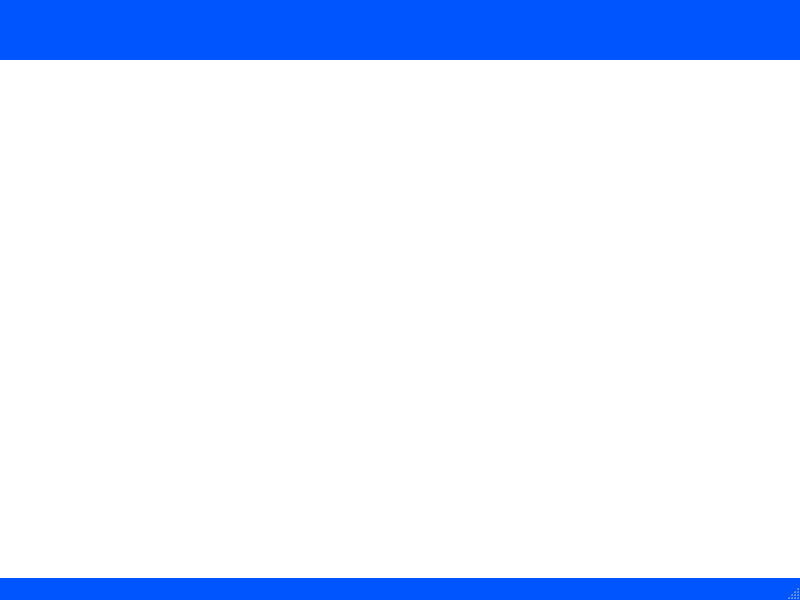
<?xml version="1.0" encoding="UTF-8"?>
<ui version="4.0">
 <class>QA_Lab_menu</class>
 <widget class="QMainWindow" name="QA_Lab_menu">
  <property name="geometry">
   <rect>
    <x>0</x>
    <y>0</y>
    <width>800</width>
    <height>600</height>
   </rect>
  </property>
  <property name="palette">
   <palette>
    <active>
     <colorrole role="WindowText">
      <brush brushstyle="SolidPattern">
       <color alpha="255">
        <red>0</red>
        <green>0</green>
        <blue>0</blue>
       </color>
      </brush>
     </colorrole>
     <colorrole role="Button">
      <brush brushstyle="SolidPattern">
       <color alpha="255">
        <red>0</red>
        <green>85</green>
        <blue>255</blue>
       </color>
      </brush>
     </colorrole>
     <colorrole role="Light">
      <brush brushstyle="SolidPattern">
       <color alpha="255">
        <red>127</red>
        <green>170</green>
        <blue>255</blue>
       </color>
      </brush>
     </colorrole>
     <colorrole role="Midlight">
      <brush brushstyle="SolidPattern">
       <color alpha="255">
        <red>63</red>
        <green>127</green>
        <blue>255</blue>
       </color>
      </brush>
     </colorrole>
     <colorrole role="Dark">
      <brush brushstyle="SolidPattern">
       <color alpha="255">
        <red>0</red>
        <green>42</green>
        <blue>127</blue>
       </color>
      </brush>
     </colorrole>
     <colorrole role="Mid">
      <brush brushstyle="SolidPattern">
       <color alpha="255">
        <red>0</red>
        <green>56</green>
        <blue>170</blue>
       </color>
      </brush>
     </colorrole>
     <colorrole role="Text">
      <brush brushstyle="SolidPattern">
       <color alpha="255">
        <red>0</red>
        <green>0</green>
        <blue>0</blue>
       </color>
      </brush>
     </colorrole>
     <colorrole role="BrightText">
      <brush brushstyle="SolidPattern">
       <color alpha="255">
        <red>255</red>
        <green>255</green>
        <blue>255</blue>
       </color>
      </brush>
     </colorrole>
     <colorrole role="ButtonText">
      <brush brushstyle="SolidPattern">
       <color alpha="255">
        <red>0</red>
        <green>0</green>
        <blue>0</blue>
       </color>
      </brush>
     </colorrole>
     <colorrole role="Base">
      <brush brushstyle="SolidPattern">
       <color alpha="255">
        <red>255</red>
        <green>255</green>
        <blue>255</blue>
       </color>
      </brush>
     </colorrole>
     <colorrole role="Window">
      <brush brushstyle="SolidPattern">
       <color alpha="255">
        <red>0</red>
        <green>85</green>
        <blue>255</blue>
       </color>
      </brush>
     </colorrole>
     <colorrole role="Shadow">
      <brush brushstyle="SolidPattern">
       <color alpha="255">
        <red>0</red>
        <green>0</green>
        <blue>0</blue>
       </color>
      </brush>
     </colorrole>
     <colorrole role="AlternateBase">
      <brush brushstyle="SolidPattern">
       <color alpha="255">
        <red>127</red>
        <green>170</green>
        <blue>255</blue>
       </color>
      </brush>
     </colorrole>
     <colorrole role="ToolTipBase">
      <brush brushstyle="SolidPattern">
       <color alpha="255">
        <red>255</red>
        <green>255</green>
        <blue>220</blue>
       </color>
      </brush>
     </colorrole>
     <colorrole role="ToolTipText">
      <brush brushstyle="SolidPattern">
       <color alpha="255">
        <red>0</red>
        <green>0</green>
        <blue>0</blue>
       </color>
      </brush>
     </colorrole>
    </active>
    <inactive>
     <colorrole role="WindowText">
      <brush brushstyle="SolidPattern">
       <color alpha="255">
        <red>0</red>
        <green>0</green>
        <blue>0</blue>
       </color>
      </brush>
     </colorrole>
     <colorrole role="Button">
      <brush brushstyle="SolidPattern">
       <color alpha="255">
        <red>0</red>
        <green>85</green>
        <blue>255</blue>
       </color>
      </brush>
     </colorrole>
     <colorrole role="Light">
      <brush brushstyle="SolidPattern">
       <color alpha="255">
        <red>127</red>
        <green>170</green>
        <blue>255</blue>
       </color>
      </brush>
     </colorrole>
     <colorrole role="Midlight">
      <brush brushstyle="SolidPattern">
       <color alpha="255">
        <red>63</red>
        <green>127</green>
        <blue>255</blue>
       </color>
      </brush>
     </colorrole>
     <colorrole role="Dark">
      <brush brushstyle="SolidPattern">
       <color alpha="255">
        <red>0</red>
        <green>42</green>
        <blue>127</blue>
       </color>
      </brush>
     </colorrole>
     <colorrole role="Mid">
      <brush brushstyle="SolidPattern">
       <color alpha="255">
        <red>0</red>
        <green>56</green>
        <blue>170</blue>
       </color>
      </brush>
     </colorrole>
     <colorrole role="Text">
      <brush brushstyle="SolidPattern">
       <color alpha="255">
        <red>0</red>
        <green>0</green>
        <blue>0</blue>
       </color>
      </brush>
     </colorrole>
     <colorrole role="BrightText">
      <brush brushstyle="SolidPattern">
       <color alpha="255">
        <red>255</red>
        <green>255</green>
        <blue>255</blue>
       </color>
      </brush>
     </colorrole>
     <colorrole role="ButtonText">
      <brush brushstyle="SolidPattern">
       <color alpha="255">
        <red>0</red>
        <green>0</green>
        <blue>0</blue>
       </color>
      </brush>
     </colorrole>
     <colorrole role="Base">
      <brush brushstyle="SolidPattern">
       <color alpha="255">
        <red>255</red>
        <green>255</green>
        <blue>255</blue>
       </color>
      </brush>
     </colorrole>
     <colorrole role="Window">
      <brush brushstyle="SolidPattern">
       <color alpha="255">
        <red>0</red>
        <green>85</green>
        <blue>255</blue>
       </color>
      </brush>
     </colorrole>
     <colorrole role="Shadow">
      <brush brushstyle="SolidPattern">
       <color alpha="255">
        <red>0</red>
        <green>0</green>
        <blue>0</blue>
       </color>
      </brush>
     </colorrole>
     <colorrole role="AlternateBase">
      <brush brushstyle="SolidPattern">
       <color alpha="255">
        <red>127</red>
        <green>170</green>
        <blue>255</blue>
       </color>
      </brush>
     </colorrole>
     <colorrole role="ToolTipBase">
      <brush brushstyle="SolidPattern">
       <color alpha="255">
        <red>255</red>
        <green>255</green>
        <blue>220</blue>
       </color>
      </brush>
     </colorrole>
     <colorrole role="ToolTipText">
      <brush brushstyle="SolidPattern">
       <color alpha="255">
        <red>0</red>
        <green>0</green>
        <blue>0</blue>
       </color>
      </brush>
     </colorrole>
    </inactive>
    <disabled>
     <colorrole role="WindowText">
      <brush brushstyle="SolidPattern">
       <color alpha="255">
        <red>0</red>
        <green>42</green>
        <blue>127</blue>
       </color>
      </brush>
     </colorrole>
     <colorrole role="Button">
      <brush brushstyle="SolidPattern">
       <color alpha="255">
        <red>0</red>
        <green>85</green>
        <blue>255</blue>
       </color>
      </brush>
     </colorrole>
     <colorrole role="Light">
      <brush brushstyle="SolidPattern">
       <color alpha="255">
        <red>127</red>
        <green>170</green>
        <blue>255</blue>
       </color>
      </brush>
     </colorrole>
     <colorrole role="Midlight">
      <brush brushstyle="SolidPattern">
       <color alpha="255">
        <red>63</red>
        <green>127</green>
        <blue>255</blue>
       </color>
      </brush>
     </colorrole>
     <colorrole role="Dark">
      <brush brushstyle="SolidPattern">
       <color alpha="255">
        <red>0</red>
        <green>42</green>
        <blue>127</blue>
       </color>
      </brush>
     </colorrole>
     <colorrole role="Mid">
      <brush brushstyle="SolidPattern">
       <color alpha="255">
        <red>0</red>
        <green>56</green>
        <blue>170</blue>
       </color>
      </brush>
     </colorrole>
     <colorrole role="Text">
      <brush brushstyle="SolidPattern">
       <color alpha="255">
        <red>0</red>
        <green>42</green>
        <blue>127</blue>
       </color>
      </brush>
     </colorrole>
     <colorrole role="BrightText">
      <brush brushstyle="SolidPattern">
       <color alpha="255">
        <red>255</red>
        <green>255</green>
        <blue>255</blue>
       </color>
      </brush>
     </colorrole>
     <colorrole role="ButtonText">
      <brush brushstyle="SolidPattern">
       <color alpha="255">
        <red>0</red>
        <green>42</green>
        <blue>127</blue>
       </color>
      </brush>
     </colorrole>
     <colorrole role="Base">
      <brush brushstyle="SolidPattern">
       <color alpha="255">
        <red>0</red>
        <green>85</green>
        <blue>255</blue>
       </color>
      </brush>
     </colorrole>
     <colorrole role="Window">
      <brush brushstyle="SolidPattern">
       <color alpha="255">
        <red>0</red>
        <green>85</green>
        <blue>255</blue>
       </color>
      </brush>
     </colorrole>
     <colorrole role="Shadow">
      <brush brushstyle="SolidPattern">
       <color alpha="255">
        <red>0</red>
        <green>0</green>
        <blue>0</blue>
       </color>
      </brush>
     </colorrole>
     <colorrole role="AlternateBase">
      <brush brushstyle="SolidPattern">
       <color alpha="255">
        <red>0</red>
        <green>85</green>
        <blue>255</blue>
       </color>
      </brush>
     </colorrole>
     <colorrole role="ToolTipBase">
      <brush brushstyle="SolidPattern">
       <color alpha="255">
        <red>255</red>
        <green>255</green>
        <blue>220</blue>
       </color>
      </brush>
     </colorrole>
     <colorrole role="ToolTipText">
      <brush brushstyle="SolidPattern">
       <color alpha="255">
        <red>0</red>
        <green>0</green>
        <blue>0</blue>
       </color>
      </brush>
     </colorrole>
    </disabled>
   </palette>
  </property>
  <property name="windowTitle">
   <string>MainWindow</string>
  </property>
  <widget class="QWidget" name="centralwidget">
   <widget class="QLabel" name="label">
    <property name="geometry">
     <rect>
      <x>0</x>
      <y>60</y>
      <width>801</width>
      <height>521</height>
     </rect>
    </property>
    <property name="styleSheet">
     <string notr="true">background-image: url('C:/source/pythonQSG/PyQt6 Apps/images/Quality-Assurance.png');
background-repeat: no-repeat;
background-position: center;
background-attachment: fixed;
background-color: white; /* Fallback color */</string>
    </property>
    <property name="text">
     <string/>
    </property>
   </widget>
  </widget>
  <widget class="QMenuBar" name="menubar">
   <property name="geometry">
    <rect>
     <x>0</x>
     <y>0</y>
     <width>800</width>
     <height>21</height>
    </rect>
   </property>
  </widget>
  <widget class="QStatusBar" name="statusbar"/>
 </widget>
 <resources/>
 <connections/>
</ui>
